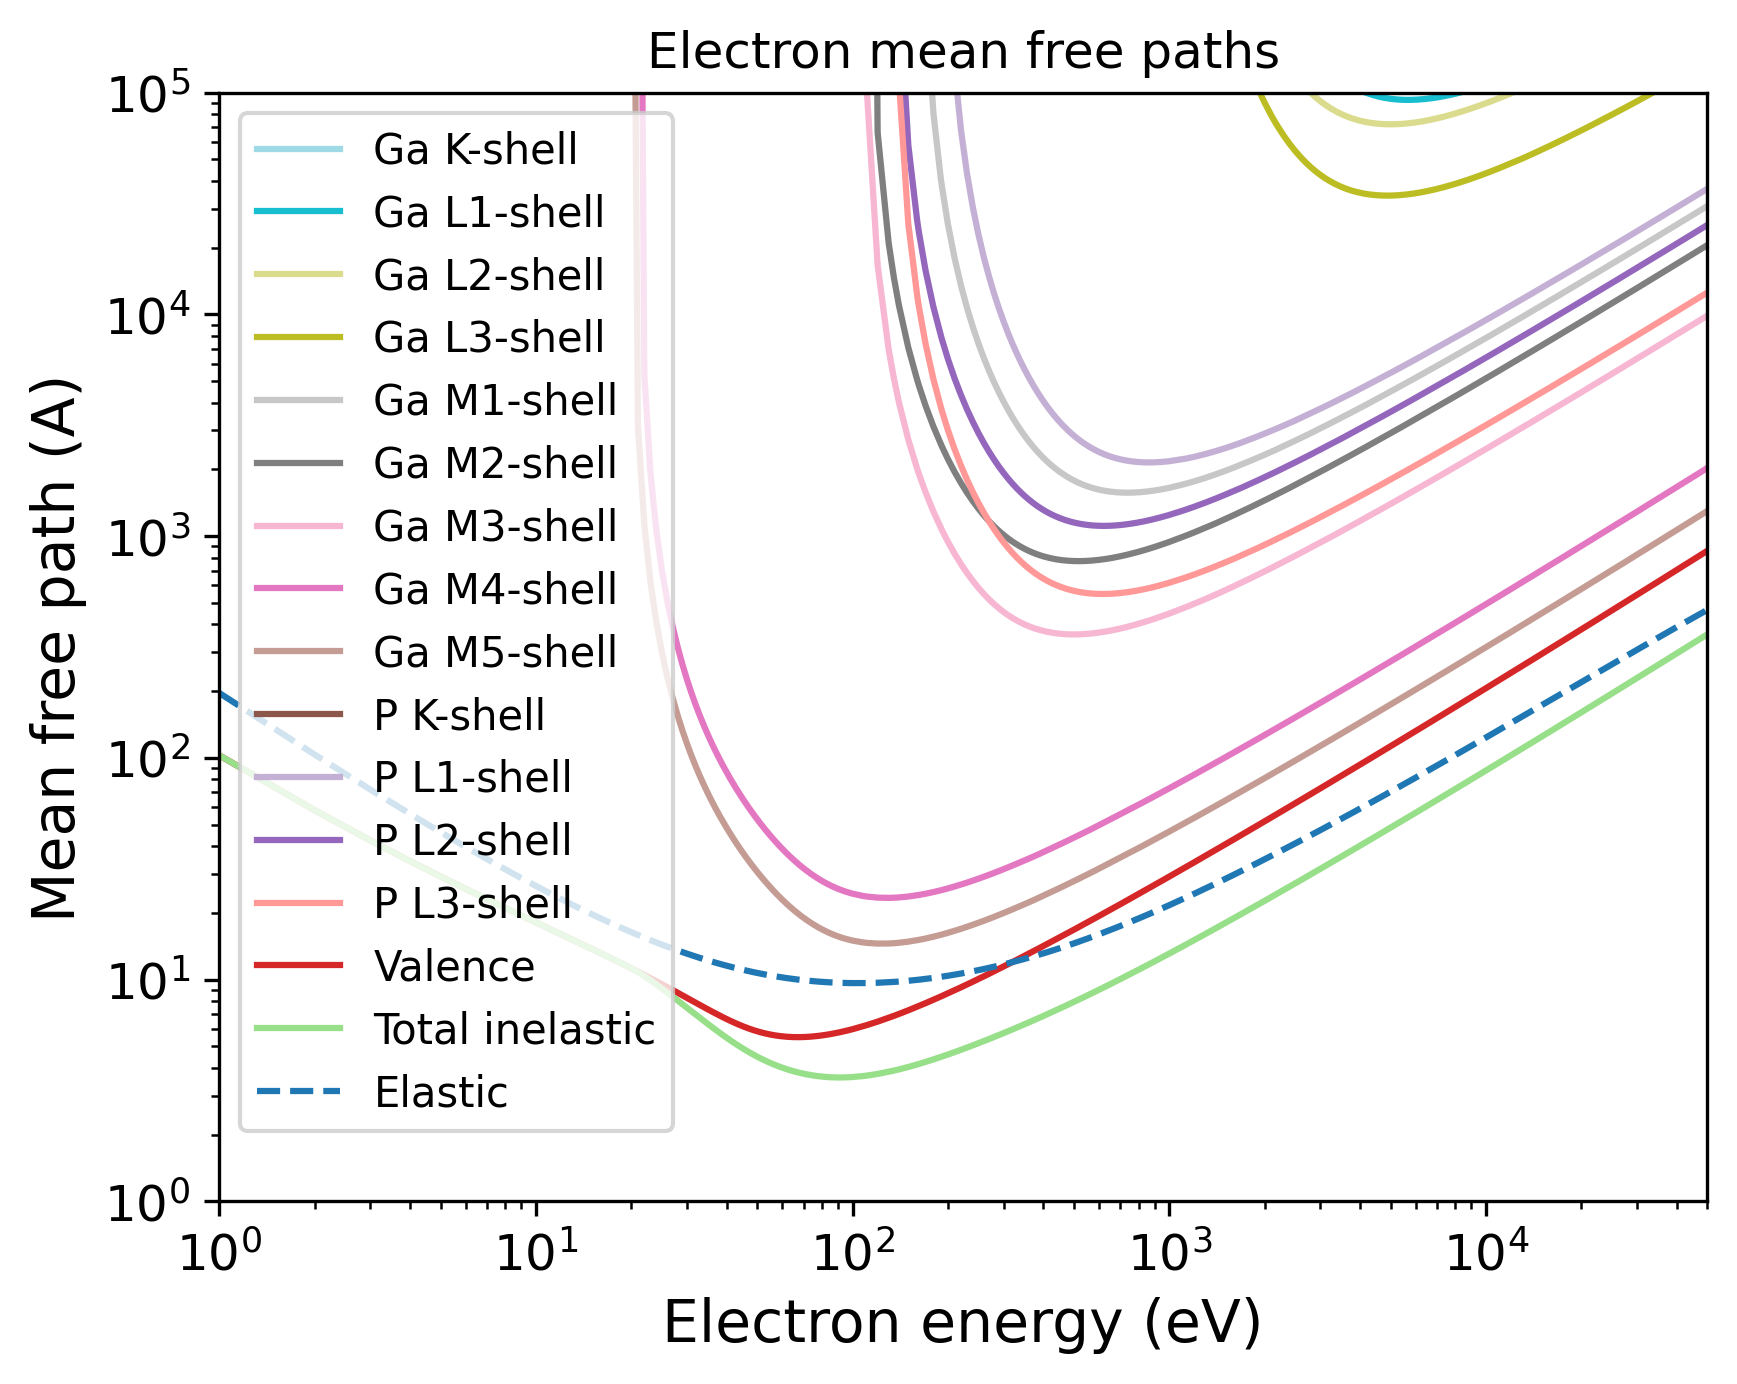

Source code (Python):
import pandas as pd
import numpy as np
import matplotlib.pyplot as plt
import matplotlib.cm as cm
# Set the format:
plt.xlabel("Electron energy (eV)", fontsize=14)
plt.ylabel("Mean free path (A)", fontsize=14)
plt.xticks(fontsize=12)
plt.yticks(fontsize=12)
plt.grid(False)
# Set the axes:
# Read the output file:
df = pd.read_csv(r"OUTPUT_GaP_Electron_IMFP.dat", sep=r'\s+', header=None, comment="#", skipinitialspace=True)
plt.xscale("log")
plt.yscale("log")
# Prepare the plot:
columns_to_plot = [ 1, 2, 3, 4, 5, 6, 7, 8, 9, 10, 11, 12, 13, 14, 15]
labels = [ "Ga K-shell", "Ga L1-shell", "Ga L2-shell", "Ga L3-shell", "Ga M1-shell", "Ga M2-shell", "Ga M3-shell", "Ga M4-shell", "Ga M5-shell", "P K-shell", "P L1-shell", "P L2-shell", "P L3-shell", "Valence", "Total inelastic"]
# Create N distinct colors from a colormap
N = len(columns_to_plot)
colors = plt.cm.tab20(np.linspace(1, 0, 20))
# Set line styles:
linestyles = [ "-", "-", "-", "-", "-", "-", "-", "-", "-", "-", "-", "-", "-", "-", "-"]
for i, col in enumerate(columns_to_plot):
    color = colors[i % len(colors)]
    ls    = linestyles[i % len(linestyles)]
    label = labels[i % len(labels)]
    plt.plot(df.iloc[:, 0], df.iloc[:, col],
    color=color,
    label=label,
    linestyle=ls)
# Add a curve from the second file
df2 = pd.read_csv(r"OUTPUT_GaP_Electron_EMFP.dat", sep=r'\s+', header=None, comment="#", skipinitialspace=True)
columns_to_plot2 = [ 3]
labels2 = [ "Elastic"]
# Create second part of the plot:
for col, label in zip(columns_to_plot2, labels2):
    plt.plot(df2.iloc[:, 0], df2.iloc[:, col], label=label, linestyle="--")
plt.xlim(1.00000000,50000.00000000)
plt.ylim(1.00000000,100000.00000000)
plt.title("Electron mean free paths")
plt.legend(loc="best", fontsize=10)
# Save the plot in this format:
plt.savefig("OUTPUT_MFP_electron.png", dpi=300, bbox_inches="tight")
